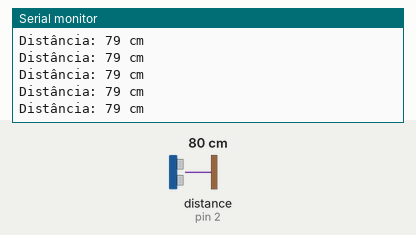
Recording of a sketch running on a simulated Arduino Uno, built with avr-gcc and run on an emulated ATmega328P. Shown: the last lines printed to the serial monitor. Wiring (inferred from the names in the program): ultrasonic range finder: trigger pin 4; echo pin 2. The test bench sets the inputs (shaded band); at power-on: distance to the obstacle (sensor on pin 2) 80 cm. The echo pulse lasts 58.3 µs per cm.

Above: at 1.2 s.
1.3 s: distance to the obstacle (sensor on pin 2) set to 299 cm
At 1.62 s:
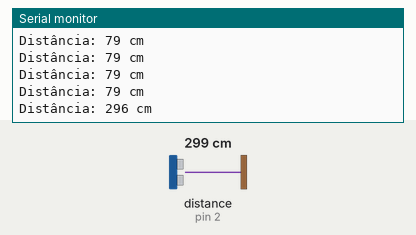
4.3 s: distance to the obstacle (sensor on pin 2) set to 2 cm
At 4.45 s:
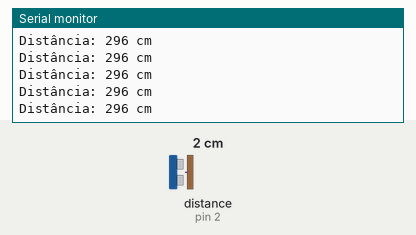
Timing chart, 0 to 7.3 s (numbered marks = the images above; inputs shaded):
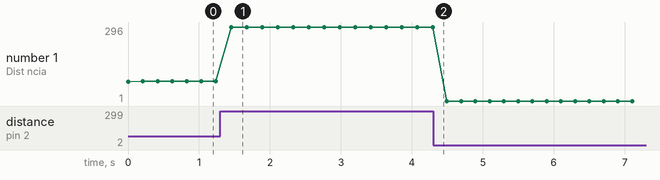

Measured:
- after the input at 1.3 s, the serial monitor: prints a new line after 0.16 s (image 1)
- plotted number 1: 79 → 296 after the input at 1.3 s, 296 → 1 after the input at 4.3 s

The sketch:

sensor_ultrassonico.ino
```cpp
// sensor ultrassonico

int trigPin = 4;
int echoPin = 2;

void setup() {
  Serial.begin(9600);

  pinMode(trigPin, OUTPUT);
  pinMode(echoPin, INPUT);
}

long distanciaCM() {
  digitalWrite(trigPin, LOW);
  delayMicroseconds(2);

  digitalWrite(trigPin, HIGH);
  delayMicroseconds(10);
  digitalWrite(trigPin, LOW);

  long duration = pulseIn(echoPin, HIGH);

  long cm = duration * 0.034 / 2;
  return cm;
}

void loop() {
  long dist = distanciaCM();

  Serial.print("Distância: ");
  Serial.print(dist);
  Serial.println(" cm");

  delay(200);
}
```
